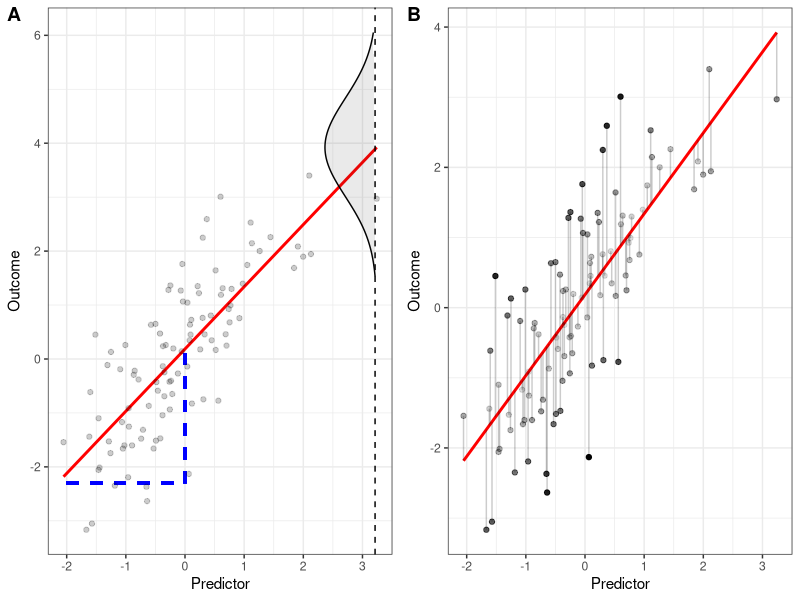
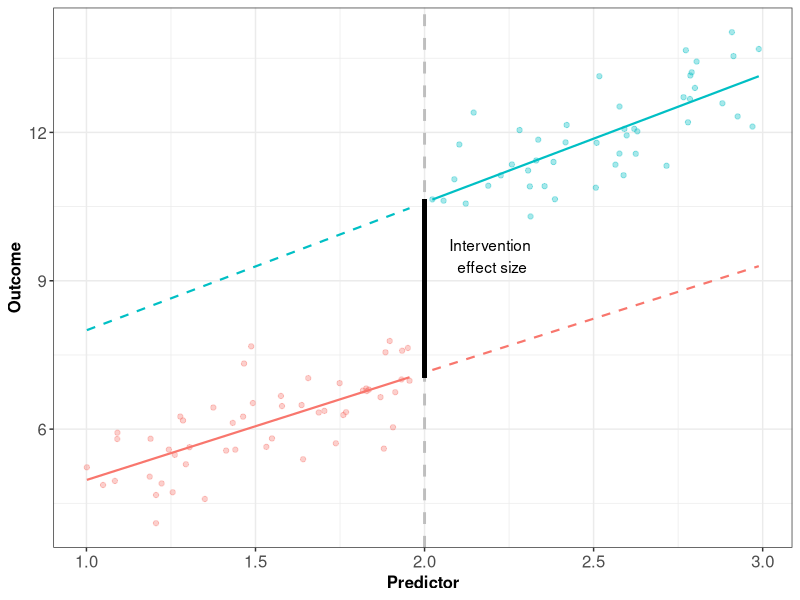

Write R code to recreate these figures, in order.
## ---- chunk 1
list_of_packages<-c("tidyverse","stats","ggpubr","rddapp")
new.packages <- list_of_packages[!(list_of_packages %in% installed.packages()[,"Package"])]
if(length(new.packages))install.packages(new.packages,dependencies = TRUE)

library(tidyverse)
library(stats)
library(ggpubr)

#simulate some data based on a known structure
set.seed(123)
b0 = 0.1
b1=1.2
err<-rnorm(100,0,1)

x<-rnorm(100,0,1)
y<-b0+b1*x+err

data.lm <- data.frame(y=y,x=x)
mylm1 <- lm(y ~ x, data = data.lm)


## Get the residuals and predicted values
data.lm$pred <- predict(mylm1)
data.lm$resid <- residuals(mylm1)

## Compute densities for residuals.

    d <- density(data.lm$resid)
    res <- data.frame(x=max(data.lm$x)- d$y, y=d$x+mean(data.lm$y))
    res <- res[order(res$y), ]
    ## Get some data for normal lines as well
    xs <- seq(min(data.lm$resid), max(data.lm$resid),length=100)
    res <- data.frame(y=xs + tail(sort(fitted.values(mylm1)),1), x=max(data.lm$x) - 2*dnorm(xs, 0, sd(data.lm$resid)))
    

g1<-ggplot(data.lm, aes(x = x, y = y)) +
  geom_segment(aes(x=-2,y=(b0+b1*(-2)),xend = 0, yend = (b0+b1*(-2))),col="blue",linetype="dashed",size=1) +
  geom_segment(aes(x=0,y=(b0+b1*(-2)),xend = 0, yend = (b0+b1*(0))),col="blue",linetype="dashed",size=1)+
  geom_smooth(method = "lm", se = FALSE, color = "red") +
  geom_point(alpha = 0.2) +  # Alpha mapped to abs(residuals)
  guides(alpha = FALSE) + theme_bw()+xlab("Predictor")+ylab("Outcome")+
  geom_path(data=res, aes(x, y)) + geom_vline(xintercept=max(res$x), lty=2)+
  geom_polygon(data=res,alpha=0.1)


g2<-ggplot(data.lm, aes(x = x, y = y)) +
  geom_smooth(method = "lm", se = FALSE, color = "red") +
  geom_segment(aes(xend = x, yend = pred), alpha = .2) +
  geom_point(aes(alpha = abs(resid))) +  # Alpha mapped to abs(residuals)
  guides(alpha = FALSE) + theme_bw()+xlab("Predictor")+ylab("Outcome")

ggarrange(g1,g2,nrow=1,ncol=2,labels = c("A", "B"))

## ---- chunk 2

#simulate some data based on a known structure
set.seed(123)
dat <- data.frame(x = runif(100, 1, 3), x2 = rnorm(100,0,0.25))
dat$intervention <- as.factor(as.integer(dat$x >= 2))
dat$rev_intervention <- as.factor(as.integer(dat$x < 2))
dat$y <- 3 + 2 * dat$x + 2 * dat$x2 + 4 * (dat$x >= 2) + rnorm(100,0,0.5)

newdat1<-dat[dat$intervention==0,]
newdat2<-dat[dat$intervention==1,]

mod1 <- lm(y~x,newdat1)
mod2 <- lm(y~x,newdat2)
 #plots for lmer


 ggplot(dat, aes(x = x, y = y)) + 
   geom_point(alpha=0.35,aes(color=intervention)) + 
   geom_vline(xintercept = 2, color = 'grey', size = 1, linetype = 'dashed') + 
   geom_line(data=newdat1,aes(y=predict(mod1,newdata=newdat1),color=intervention),size = .75)+
   geom_line(data=newdat2,aes(y=predict(mod2,newdata=newdat2),color=intervention),size = .75)+
   geom_line(data=newdat2,aes(y=predict(mod1,newdata=newdat2),color=rev_intervention),size = .75,linetype="dashed")+
   geom_line(data=newdat1,aes(y=predict(mod2,newdata=newdat1),color=rev_intervention),size = .75,linetype="dashed")+
   theme_bw()+ theme(legend.position = "none",strip.text=element_text(size=12),axis.text=element_text(size=12),axis.title=element_text(size=12,face="bold"))+geom_segment(aes(x=2,y=tail(sort(fitted.values(mod1)),1),xend =2 , yend = head(sort(fitted.values(mod2)),1)),size=1.2)+ annotate("text",x=2.2,y=9.5,label="Intervention \neffect size")+xlab("Predictor")+ylab("Outcome")



# library(rddapp)  #cite example directly from R package
# dat <- data.frame(x = runif(1000, -1, 1), cov = rnorm(1000))
# dat$tr <- as.integer(dat$x >= 0)
# dat$y <- 3 + 2 * dat$x + 3 * dat$cov + 10 * (dat$x >= 0) + rnorm(1000)
# rd <- rd_est(y ~ x + tr | cov, data = dat, cutpoint = 0, t.design = "geq")
# plot(rd)
